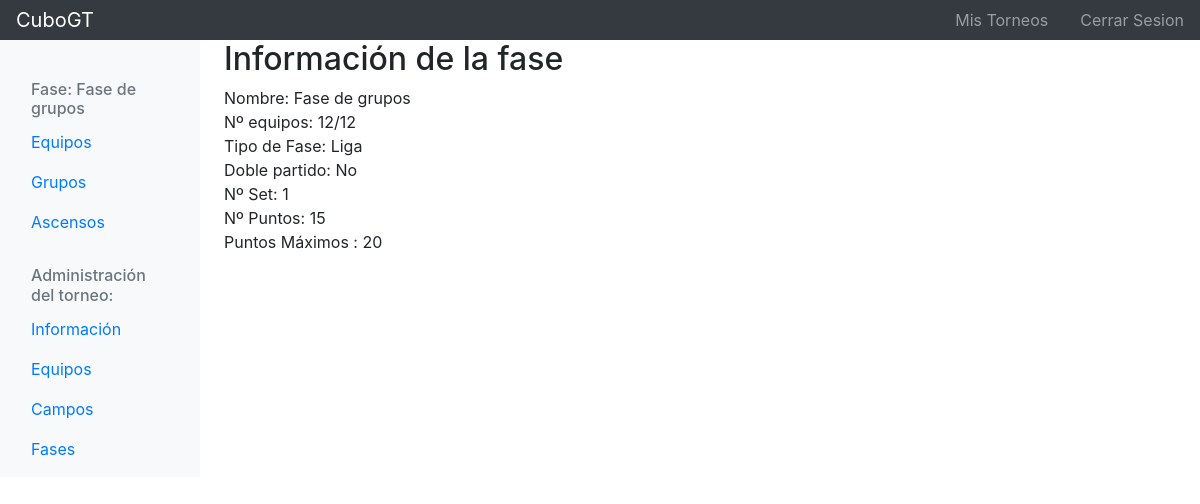
Screenshot of /es/gt/torneo/13/fase/58 (signed in) with the database file from the repository.
### cubogt/models.py (models this page shows, shortened)
class Fase(models.Model):
	torneo = models.ForeignKey('Torneo', on_delete=models.CASCADE)
	equipos = models.ManyToManyField('Equipo')
	campos = models.ManyToManyField('Campo')
	numero_activacion = models.IntegerField(null=True, default=None)
	nombre = models.CharField(max_length=100)
	prefijo_eliminatoria = models.CharField(max_length=100, default=nombre)
	tipo_fase = models.IntegerField(choices=TIPO_FASE)
	numero_equipos_max = models.IntegerField(null=True, blank=True)
	doble_partido = models.BooleanField()
	numero_sets = models.IntegerField(null=True)
	numero_puntos = models.IntegerField(null=True)
	puntos_maximos = models.IntegerField(null=True, blank=True)
	estado = models.IntegerField(choices=ESTADO_CHOICES, default=CREACION)
	UPD = models.DateTimeField(auto_now=True)
	NWD = models.DateTimeField(auto_now_add=True)
	class Meta:
		ordering = ["numero_activacion", "nombre"]
	def doble_partido_label(self):
		if self.doble_partido:
			return _("Si")
		else:
			return _("No")
	def equipos_apuntados_max_label(self):
		label = str(self.equipos.count()) + "/"
		if self.numero_equipos_max is not None and self.numero_equipos_max > 0:
			label += str(self.numero_equipos_max)
		else:
			label = _("%(n_equipos)sIndefinido" % {'n_equipos': label})
		return label
	def puntos_max_label(self):
		if self.puntos_maximos:
			return self.puntos_maximos
		else:
			return "-"

### cubogt/views/fase_views.py (the view)
# urls.py: path('torneo/<int:torneo_id>/fase/<int:fase_id>', fase_views.fase_ver, name='fase_ver'),
def fase_ver(request, torneo_id, fase_id):
	torneo = get_object_or_404(Torneo, pk=torneo_id)
	fase = get_object_or_404(Fase, pk=fase_id, torneo=torneo)
	context = {'torneo': torneo, 'fase': fase}
	return render(request, 'cubogt/fase_creacion/fase_ver.html', context)

### cubogt/templates/cubogt/fase_creacion/fase_ver.html (shortened to what this page needs)
{% extends "cubogt/base/body/navbar_lateral/navbar_fase_creacion.html" %}
{% load i18n %}
{% block content %}
    <h2>{% trans "Información de la fase" %}</h2>
    <div>{% trans "Nombre: " %}{{ fase.nombre }}</div>
    <div>{% trans "Nº equipos: " %}{{ fase.equipos_apuntados_max_label }}</div>
    <div>{% trans "Tipo de Fase: " %}{{ fase.get_tipo_fase_display }}</div>
    <div>{% trans "Doble partido: " %}{{ fase.doble_partido_label }}</div>
    {% if torneo.deporte.set %}
        <div>{% trans "Nº Set: " %}{{ fase.numero_sets }}</div>
    {% endif %}
    {% if torneo.deporte.punto %}
        <div>{% trans "Nº Puntos: " %}{{ fase.numero_puntos }}</div>
        <div>{% trans "Puntos Máximos : " %}{{ fase.puntos_max_label }}</div>
    {% endif %}
{% endblock content %}

### cubogt/templates/cubogt/base/body/navbar_lateral/navbar_fase_creacion.html (shortened to what this page needs)
{% extends "cubogt/base/body/navbar_lateral/navbar.html" %}
{% load i18n %}
{% block nav_lateral %}
    <h6 class="sidebar-heading d-flex justify-content-between align-items-center px-3 mt-4 mb-1 text-muted">
        <span>{% trans "Fase: " %}{{ fase.nombre }}</span>
    </h6>
    <ul class="nav flex-column">
        <li class="nav-item">
            <a class="nav-link active" href="{% url 'fase_equipo_lista' torneo.id fase.id %}">
                {% trans "Equipos" %}
            </a>
        </li>
        <li class="nav-item">
            <a class="nav-link active" href="{% url 'grupo_lista' torneo.id fase.id %}">
                {% if fase.tipo_fase == ELIMINATORIA %}
                    {% trans "Cruces" %}
                {% else %}
                    {% trans "Grupos" %}
                {% endif %} <span class="sr-only">(current)</span>
            </a>
        </li>
        {% if fase.tipo_fase == LIGA %}
            <li class="nav-item">
                <a class="nav-link" href="{% url 'ascenso_lista' torneo.id fase.id %}">
                    {% trans "Ascensos" %}
                </a>
            </li>
        {% endif %}
    </ul>
    <h6 class="sidebar-heading d-flex justify-content-between align-items-center px-3 mt-4 mb-1 text-muted">
        <span>{% trans "Administración del torneo:" %}</span>
    </h6>
    <ul class="nav flex-column mb-2">
        <li class="nav-item">
            <a class="nav-link active" href="{% url 'torneo' torneo.id %}">
                {% trans "Información" %} <span class="sr-only">(current)</span>
            </a>
        </li>
        <li class="nav-item">
            <a class="nav-link" href="{% url 'equipo_lista' torneo.id %}">
                {% trans "Equipos" %}
            </a>
        </li>
        <li class="nav-item">
            <a class="nav-link" href="{% url 'campo_lista' torneo.id %}">
                {% trans "Campos" %}
            </a>
        </li>
        <li class="nav-item">
            <a class="nav-link" href="{% url 'fase_lista' torneo.id %}">
                {% trans "Fases" %}
            </a>
        </li>
    </ul>
{% endblock nav_lateral %}

### rows the page displays
Fase: nombre "Fase de grupos", equipos_apuntados_max_label "12/12", tipo_fase "Liga", doble_partido_label "No", numero_sets "1", numero_puntos "15", puntos_max_label "20"
